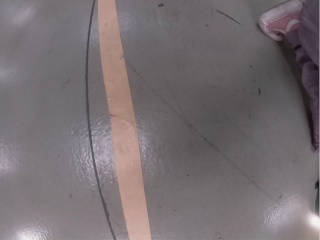
#> input picture pic/vid_s_clevera.png, 320 x 240 px, found by its file name
$ python poloska.py
#> lines starting #> are read from the running program, lines starting #| are printed output that depends on the picture; after the words box and inside, x2 and y2 are one past the last pixel; in counts of white or black regions, pixels touching at a corner belong together
import urllib.request as urllib2
import numpy as np
import cv2
import time
def viewImage(image, name_of_window):
    cv2.namedWindow(name_of_window, cv2.WINDOW_NORMAL)
    cv2.imshow(name_of_window, image)
    cv2.waitKey(0)
    cv2.destroyAllWindows()
def get_raw():
    request = urllib2.Request('http://192.168.11.1:8080/snapshot?topic=/main_camera/image_raw')
    raw = []
    try:
        arr = np.asarray(bytearray(urllib2.urlopen(request).read()), dtype=np.uint8)
    except:
        time.sleep(0.5)
        raw =get_raw()
    else:
        raw = cv2.imdecode(arr, -1)
    return raw
#img=get_raw()
#cv2.imwrite('vid_s_clevera.png', img)
img = cv2.imread('vid_s_clevera.png')
#> img is the input picture: shape (240, 320, 3); mean B, G, R 113.7, 110.7, 118.4
viewImage(img, 'fd')
gray = cv2.cvtColor(img,cv2.COLOR_BGR2GRAY)
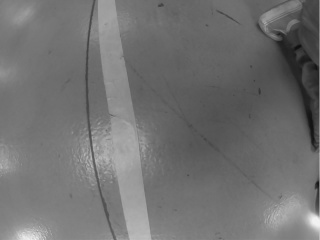
#> gray: shape (240, 320); min 14, max 243, mean 113.3

kernel_size = 5
blur_gray = cv2.GaussianBlur(gray,(kernel_size, kernel_size),0)
viewImage(blur_gray, 'gli')

low_threshold =50
high_threshold = 150
edges = cv2.Canny(blur_gray, low_threshold, high_threshold)
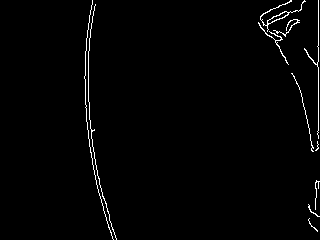
#> edges: shape (240, 320); 1.5% white in thin lines or dots, all inside (x1, y1, x2, y2) = (84, 0, 320, 240)
viewImage(edges, 'iv')

rho = 1  # distance resolution in pixels of the Hough grid
theta = np.pi / 180  # angular resolution in radians of the Hough grid
threshold = 15  # minimum number of votes (intersections in Hough grid cell)
min_line_length = 50  # minimum number of pixels making up a line
max_line_gap = 20  # maximum gap in pixels between connectable line segments
line_image = np.copy(img) * 0  # creating a blank to draw lines on
#> line_image: shape (240, 320, 3); every value is 0

# Run Hough on edge detected image
# Output "lines" is an array containing endpoints of detected line segments
lines = cv2.HoughLinesP(edges, rho, theta, threshold, np.array([]),
                    min_line_length, max_line_gap)
#> lines = [[318, 148, 318, 0], [88, 93, 95, 179], [89, 146, 115, 237], [96, 182, 112, 238], [299, 87, 313, 151], [271, 18, 291, 73], [91, 152, 116, 239], [281, 13, 315, 64], [262, 15, 298, 85], [92, 130, 96, 181]]

for line in lines:
    for x1,y1,x2,y2 in line:
        cv2.line(line_image,(x1,y1),(x2,y2),(255,0,0),5)
#> this loop made 10 passes
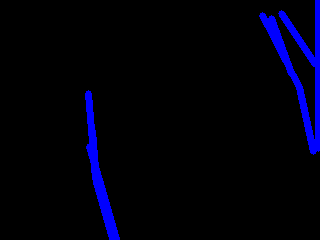
#> line_image: shape (240, 320, 3); mean B, G, R 12.6, 0, 0
viewImage(line_image, 'hv')

lines_edges = cv2.addWeighted(img, 0.8, line_image, 1, 0)
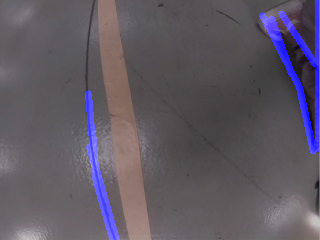
#> lines_edges: shape (240, 320, 3); mean B, G, R 99.9, 88.6, 94.8
viewImage(lines_edges, 'lhv')
